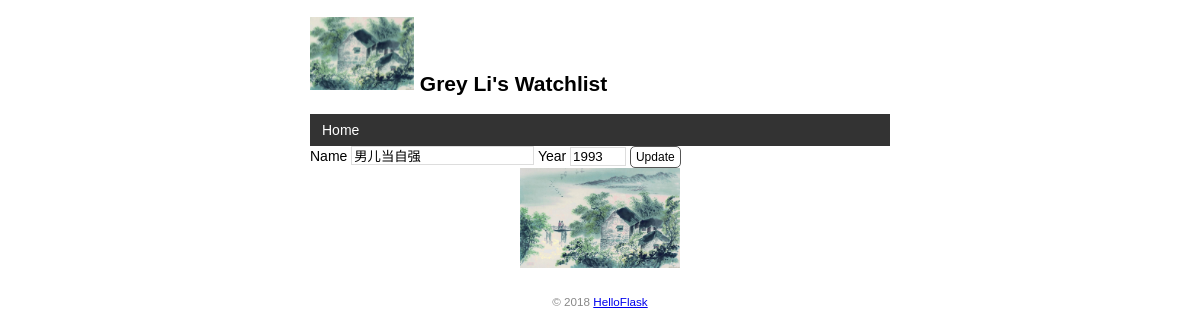
Page /movie/edit/19 on the committed database.
### app.py (models this page shows)
class User(db.Model):  # 表名将会是 user（自动生成，小写处理）
    id = db.Column(db.Integer, primary_key=True)  # 主键
    name = db.Column(db.String(20))  # 名字

class Movie(db.Model):  # 表名将会是 movie
    id = db.Column(db.Integer, primary_key=True)  # 主键
    title = db.Column(db.String(60))  # 电影标题
    year = db.Column(db.String(4))  # 电影年份

### app.py (the view, shortened to what this page needs)
@app.route('/movie/edit/<int:movie_id>',methods=['GET','POST'])
def edit(movie_id):
    movie=Movie.query.get_or_404(movie_id)
    return render_template('edit.html',movie=movie)

### app.py (called while the page is built)
@app.context_processor
def inject_user():
    user=User.query.first()
    return dict(user=user)

### templates/edit.html
{% extends 'base.html' %}
{% block content %}
    <form method="post">
    Name <input type="text" name="title" autocomplete="off" required value = '{{ movie.title }}'>
    Year <input type="text" name="year" autocomplete="off" required value = '{{ movie.year }}'>
    <input class="btn" type="submit" name="submit" value="Update">
</form>
        <img alt="orgin"class="orgin" src="{{ url_for('static',filename='images/orgin.jpeg') }}">
{% endblock %}

### templates/base.html (shortened to what this page needs)
<!DOCTYPE html>
<html lang="en">
<head>
    {% block head %}
    <link rel="stylesheet" href="{{ url_for('static', filename='style.css') }}" type="text/css">
    {% endblock %}
</head>
<body>
    <h2>
        <img alt="Avatar" class="avatar" src="{{ url_for('static', filename='images/picture.png') }}">
        {{ user.name }}'s Watchlist
    </h2>
    <nav>
        <ul>
            <li><a href="{{ url_for('index') }}">Home</a></li>
        </ul>
    </nav>
    {% block content %}{% endblock %}
    <footer>
        <small>&copy; 2018 <a href="http://helloflask.com/tutorial">HelloFlask</a></small>
    </footer>
</body>
</html>

### static/style.css (style rules this page uses)
body { margin: auto; max-width: 580px; font-size: 14px; font-family: Helvetica, Arial, sans-serif; }
footer { color: #888; margin-top: 15px; text-align: center; padding: 10px; }
.orgin { display: block; margin: 0 auto; height: 100px; }
nav ul { list-style-type: none; margin: 0; padding: 0; overflow: hidden; background-color: #333; }
nav li { float: left; }
nav li a { display: block; color: white; text-align: center; padding: 8px 12px; text-decoration: none; }
input[type=submit] { font-family: inherit; }
input[type=text] { border: 1px solid #ddd; }
input[name=year] { width: 50px; }
.btn { font-size: 12px; padding: 3px 5px; text-decoration: none; cursor: pointer; background-color: white; color: black; border: 1px solid #555555; border-radius: 5px; }

### rows in the picture
User: name "Grey Li"
Movie: title "男儿当自强", year "1993"
